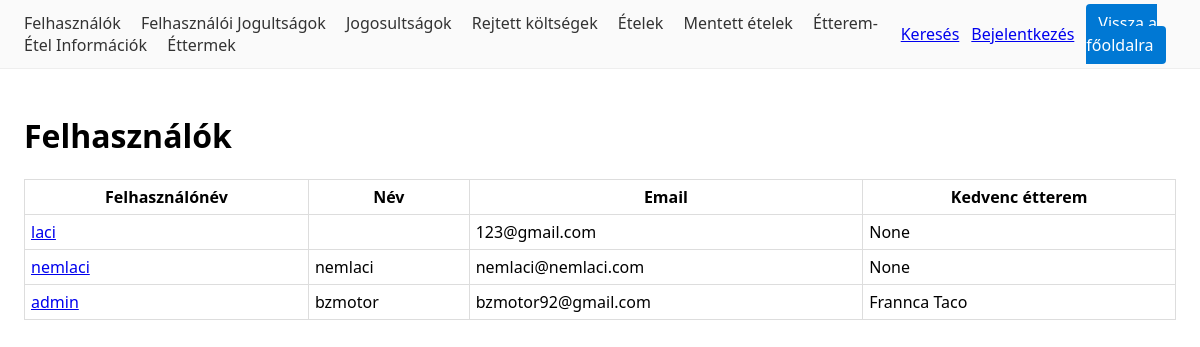
Page /felhasznalo/ on the committed database.
### users/models.py (models this page shows, shortened)
class Felhasznalo(AbstractUser):
    nev = models.CharField("Név", max_length=150, blank=True)
    kedvenc_etterem = models.ForeignKey(
        "catalog.Etterem", on_delete=models.SET_NULL,
        null=True, blank=True, related_name="kedvelok",
        verbose_name="Kedvenc étterem",
    )
    class Meta:
        verbose_name = "Felhasználó"
        verbose_name_plural = "Felhasználók"

### catalog/models.py (models this page shows, shortened)
class Etterem(models.Model):
    nev = models.CharField(max_length=150)
    cim = models.CharField(max_length=250, blank=True)
    platform = models.CharField(max_length=20, choices=PLATFORMOK, default="egyeb")
    platform_logo_url = models.URLField(blank=True)
    platform_url = models.URLField(blank=True)
    def __str__(self):
        return self.nev

### users/views.py (the view)
# urls.py: path("felhasznalo/", views.FelhasznaloListView.as_view(), name="felhasznalo_list"),
class FelhasznaloListView(ListView):
	model = Felhasznalo
	template_name = "users/felhasznalo_list.html"

### templates/users/felhasznalo_list.html (shortened to what this page needs)
{% extends "_base.html" %}
{% block content %}
<h1>Felhasználók</h1>
<table>
  <tr>
    <th>Felhasználónév</th>
    <th>Név</th>
    <th>Email</th>
    <th>Kedvenc étterem</th>
  </tr>
  {% for o in object_list %}
    <tr>
      <td><a href="{% url 'users:felhasznalo_detail' o.pk %}">{{ o.username }}</a></td>
      <td>{{ o.nev }}</td>
      <td>{{ o.email }}</td>
      <td>{{ o.kedvenc_etterem }}</td>
    </tr>
  {% empty %}
    <tr>
      <td colspan="5">Nincs adat.</td>
    </tr>
  {% endfor %}
</table>
{% endblock %}

### templates/_base.html (style rules this page uses)
body { font-family:system-ui,Segoe UI,Arial;margin:0 }
table { border-collapse:collapse;width:100% }
th,td { border:1px solid #ddd;padding:6px }

### rows in the picture
Felhasznalo: username "laci", email "123@gmail.com", kedvenc_etterem "None"
Felhasznalo: username "nemlaci", nev "nemlaci", email "nemlaci@nemlaci.com", kedvenc_etterem "None"
Felhasznalo: username "admin", nev "bzmotor", email "bzmotor92@gmail.com", kedvenc_etterem "Frannca Taco"
